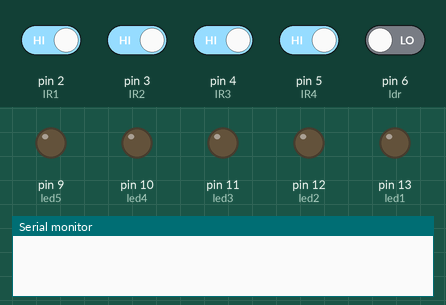
Bench run of a sketch on a simulated Arduino Uno, built with avr-gcc and run on an emulated ATmega328P. On the bench: output pins drawn as LEDs (lit = HIGH), the last lines printed to the serial monitor. Inputs (shaded band) come from the test bench; at power-on: pin 2 (IR1), pin 3 (IR2), pin 4 (IR3), pin 5 (IR4) HIGH, pin 6 (ldr) LOW.

Above: at 1.6 s.
1.7 s: pin 5 (IR4) driven LOW
At 2.5 s:
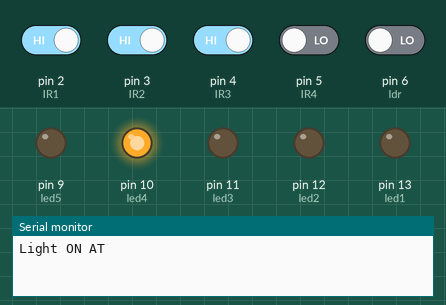
Timing chart, 0 to 4.7 s (numbered marks = the images above; inputs shaded):
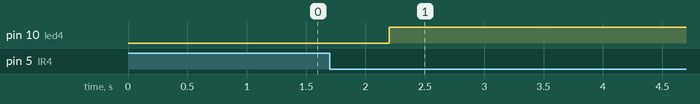

The sketch:

Smart_Street_Light_Sensor.ino
```cpp
#include <SoftwareSerial.h>

int IR1 = 2;
int IR2 = 3;
int IR3 = 4;
int IR4 = 5;
int ldr = 6;
int led1 = 13;
int led2 = 12;
int led3 = 11;
int led4 = 10;
int led5 = 9;
int input1=1;
int input2=1;
int input3=1;
int input4=1;
int input5=0;

void setup()
{
    Serial.begin(9600);   //Initialise serial to communicate with GSM Modem
  pinMode(IR1,INPUT);
  pinMode(IR2,INPUT);
  pinMode(IR3,INPUT);
  pinMode(IR4,INPUT);
  pinMode(ldr,INPUT);
  pinMode(led1, OUTPUT);
  pinMode(led2, OUTPUT);
  pinMode(led3, OUTPUT);
  pinMode(led4, OUTPUT);
  pinMode(led5, OUTPUT);
}

void gsm_send()
{
  Serial.println("AT"); //Once the handshake test is successful, it will back to OK
  delay(2000);
  Serial.println("AT+CMGF=1"); // Configuring TEXT mode
  delay(2000);
  Serial.println("AT+CMGS=\"+918296015633\"");//change ZZ with country code and xxxxxxxxxxx with phone number to sms
  delay(2000);
  Serial.println("Street Light ON "); //text content
  delay(2000);
  Serial.println((char)26);
  delay(2000);

  }
 void gsm_send4()
{
  Serial.println("AT"); //Once the handshake test is successful, it will back to OK
  delay(2000);
  Serial.println("AT+CMGF=1"); // Configuring TEXT mode
  delay(2000);
  Serial.println("AT+CMGS=\"+918296015633\"");//change ZZ with country code and xxxxxxxxxxx with phone number to sms
  delay(2000);
  Serial.println("Street Light 5 on for Night"); //text content
  delay(2000);
  Serial.println((char)26);
  delay(2000);

  }


void loop()
{

input1 = digitalRead(IR1);
input2 = digitalRead(IR2);
input3 = digitalRead(IR3);
input4 = digitalRead(IR4);
input5 = digitalRead(ldr);


if (input1==0)
  {
 digitalWrite(led1,HIGH);
   }
  else{
     digitalWrite(led1,LOW);
     }
if (input2==0)
  {
 digitalWrite(led2,HIGH);
   }
else{
     digitalWrite(led2,LOW);
 delay(100);
    }
if (input3==0)
  {
 digitalWrite(led3,HIGH);
  }
else
{
 digitalWrite(led3,LOW);
 delay(100);
    }
    if (input4==0)
  {
 digitalWrite(led4,HIGH);
 delay(100);
 Serial.print("Light ON ");
  gsm_send();
  }
  else{
     digitalWrite(led4,LOW);
 delay(100);
    }
    if (input5==1)
  {
 digitalWrite(led5,HIGH);
 delay(100);
 Serial.print("Light 5 on LDR");
 gsm_send4();
  }
  else{
     digitalWrite(led5,LOW);
 delay(100);
    }
}
```

Measured:
- after the input at 1.7 s, pin 10 (led4): LOW → HIGH after 0.50 s
